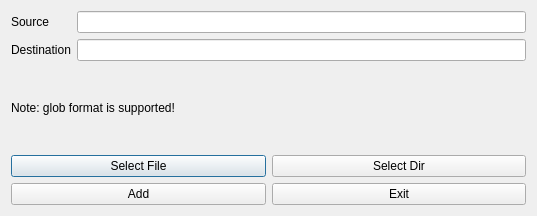
<?xml version="1.0" encoding="UTF-8"?>
<ui version="4.0">
 <class>AddExtrasDialog</class>
 <widget class="QDialog" name="AddExtrasDialog">
  <property name="windowModality">
   <enum>Qt::WindowModal</enum>
  </property>
  <property name="geometry">
   <rect>
    <x>0</x>
    <y>0</y>
    <width>537</width>
    <height>216</height>
   </rect>
  </property>
  <property name="windowTitle">
   <string>Add Extras</string>
  </property>
  <property name="modal">
   <bool>true</bool>
  </property>
  <layout class="QVBoxLayout" name="verticalLayout">
   <item>
    <layout class="QGridLayout" name="gridLayout">
     <item row="0" column="0">
      <widget class="QLabel" name="sourceLabel">
       <property name="text">
        <string>Source</string>
       </property>
      </widget>
     </item>
     <item row="0" column="1">
      <widget class="QLineEdit" name="soureEdit"/>
     </item>
     <item row="1" column="0">
      <widget class="QLabel" name="destinationLabel">
       <property name="text">
        <string>Destination</string>
       </property>
      </widget>
     </item>
     <item row="1" column="1">
      <widget class="QLineEdit" name="destinationEdit"/>
     </item>
    </layout>
   </item>
   <item>
    <widget class="QLabel" name="label">
     <property name="text">
      <string>Note: glob format is supported!</string>
     </property>
    </widget>
   </item>
   <item>
    <layout class="QHBoxLayout" name="horizontalLayout">
     <item>
      <widget class="QPushButton" name="selectFileButton">
       <property name="text">
        <string>Select File</string>
       </property>
      </widget>
     </item>
     <item>
      <widget class="QPushButton" name="selectDirButton">
       <property name="text">
        <string>Select Dir</string>
       </property>
      </widget>
     </item>
    </layout>
   </item>
   <item>
    <layout class="QHBoxLayout" name="horizontalLayout_2">
     <item>
      <widget class="QPushButton" name="actButton">
       <property name="text">
        <string>Add</string>
       </property>
      </widget>
     </item>
     <item>
      <widget class="QPushButton" name="exitButton">
       <property name="text">
        <string>Exit</string>
       </property>
      </widget>
     </item>
    </layout>
   </item>
  </layout>
 </widget>
 <resources/>
 <connections>
  <connection>
   <sender>exitButton</sender>
   <signal>clicked()</signal>
   <receiver>AddExtrasDialog</receiver>
   <slot>hide()</slot>
   <hints>
    <hint type="sourcelabel">
     <x>398</x>
     <y>184</y>
    </hint>
    <hint type="destinationlabel">
     <x>268</x>
     <y>107</y>
    </hint>
   </hints>
  </connection>
 </connections>
</ui>
